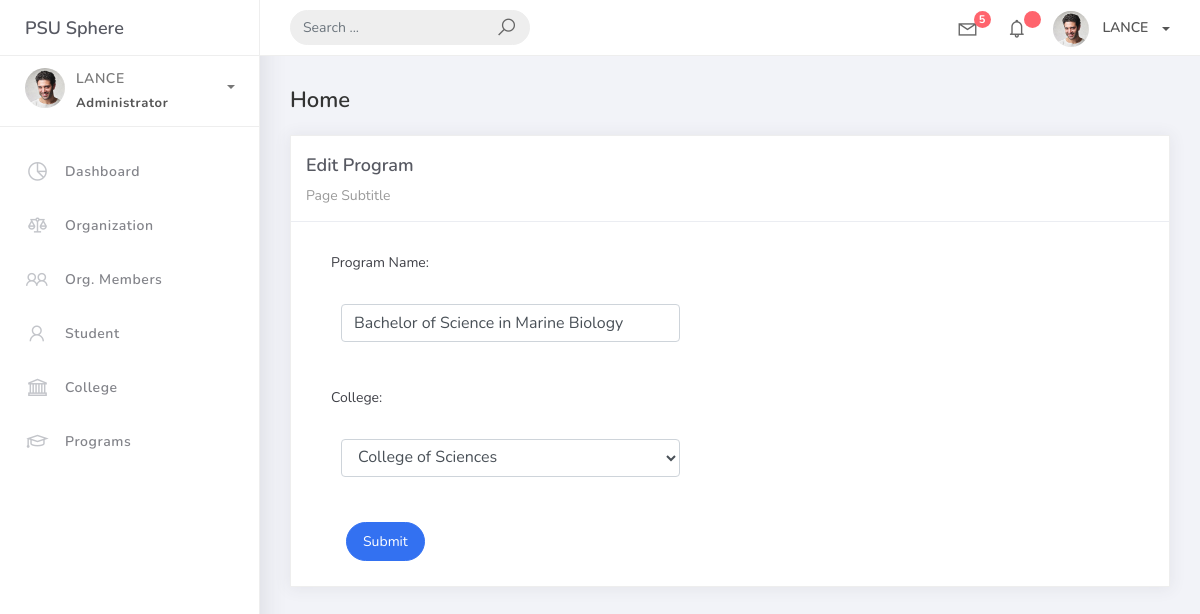
/program_list/2, run on the app's committed database.
### studentorg/models.py (models this page shows, shortened)
class BaseModel (models.Model):
    created_at = models.DateTimeField(auto_now_add=True, db_index=True)
    updated_at = models.DateTimeField(auto_now=True)
    class Meta:
        abstract = True

class Program(BaseModel):
    prog_name = models.CharField(max_length=150, verbose_name="Program Name")
    college = models.ForeignKey(College, on_delete=models.CASCADE)

### studentorg/views.py (the view, shortened to what this page needs)
# urls.py: path('program_list/<pk>', ProgramUpdateView.as_view(), name='program-update'),
class ProgramUpdateView(UpdateView):
    model = Program
    fields = "__all__"
    template_name = 'program_edit.html'
    success_url = reverse_lazy('program-list')

### studentorg/models.py (called while the page is built)
    def __str__(self) :
        return self.college_name

### templates/program_edit.html
{% extends 'base.html' %} {% load static %} {% block content %}
<div class="content">
    <div class="container-fluid">
        <h4 class="page-title">Home</h4>
        <div class="row">
            <div class="col-md-12">
                <div class="card">
                    <div class="card-header">
                        <div class="card-title">Edit Program</div>
                        <div class="card-category">Page Subtitle</div>
                    </div>
                    <div class="col-md-6">
                        <div class="card-body">
                            <form class="" action="" method="post" novalidate>
                                {% csrf_token %} {% include 'includes/form.html' %}
                                <div class="form-group">
                                    <div class="col-md-12 col-sm-3">
                                        <button type="submit" class="btn btn-primary btn-rounded">Submit</button>
                                    </div>
                                </div>
                            </form>
                        </div>
                    </div>
                </div>
            </div>
        </div>
    </div>
</div>
{% endblock %}

### templates/includes/form.html (shortened to what this page needs)
{% load widget_tweaks %}
{% for field in form %}
<div class="field item form-group">
    <label>{{ field.label_tag }}</label>
    <div class="form-group">
        {% render_field field class="form-control" %}
    </div>
</div>
{% endfor %}

### data on the page
Program: prog_name "Bachelor of Science in Marine Biology" "College of Sciences"

### other printed values
{{ field.label_tag }} "Program Name:" "College:"
